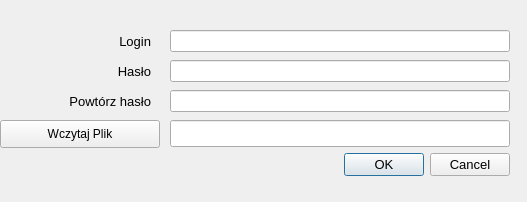
<?xml version="1.0" encoding="UTF-8"?>
<ui version="4.0">
 <class>Rejestracja</class>
 <widget class="QDialog" name="Rejestracja">
  <property name="geometry">
   <rect>
    <x>0</x>
    <y>0</y>
    <width>527</width>
    <height>202</height>
   </rect>
  </property>
  <property name="windowTitle">
   <string>Dialog</string>
  </property>
  <widget class="QLineEdit" name="powtorz_haslo">
   <property name="geometry">
    <rect>
     <x>170</x>
     <y>90</y>
     <width>340</width>
     <height>22</height>
    </rect>
   </property>
   <property name="inputMethodHints">
    <set>Qt::ImhHiddenText</set>
   </property>
  </widget>
  <widget class="QLineEdit" name="haslo">
   <property name="geometry">
    <rect>
     <x>170</x>
     <y>60</y>
     <width>340</width>
     <height>22</height>
    </rect>
   </property>
   <property name="inputMethodHints">
    <set>Qt::ImhHiddenText</set>
   </property>
  </widget>
  <widget class="QLabel" name="label_5">
   <property name="geometry">
    <rect>
     <x>40</x>
     <y>90</y>
     <width>111</width>
     <height>22</height>
    </rect>
   </property>
   <property name="font">
    <font>
     <pointsize>10</pointsize>
    </font>
   </property>
   <property name="text">
    <string>Powtórz hasło</string>
   </property>
   <property name="alignment">
    <set>Qt::AlignRight|Qt::AlignTrailing|Qt::AlignVCenter</set>
   </property>
  </widget>
  <widget class="QLabel" name="label">
   <property name="geometry">
    <rect>
     <x>110</x>
     <y>30</y>
     <width>41</width>
     <height>22</height>
    </rect>
   </property>
   <property name="font">
    <font>
     <pointsize>10</pointsize>
    </font>
   </property>
   <property name="text">
    <string>Login</string>
   </property>
   <property name="alignment">
    <set>Qt::AlignRight|Qt::AlignTrailing|Qt::AlignVCenter</set>
   </property>
  </widget>
  <widget class="QDialogButtonBox" name="buttonBox">
   <property name="geometry">
    <rect>
     <x>170</x>
     <y>150</y>
     <width>340</width>
     <height>30</height>
    </rect>
   </property>
   <property name="sizePolicy">
    <sizepolicy hsizetype="Expanding" vsizetype="Fixed">
     <horstretch>0</horstretch>
     <verstretch>1</verstretch>
    </sizepolicy>
   </property>
   <property name="font">
    <font>
     <pointsize>10</pointsize>
    </font>
   </property>
   <property name="orientation">
    <enum>Qt::Horizontal</enum>
   </property>
   <property name="standardButtons">
    <set>QDialogButtonBox::Cancel|QDialogButtonBox::Ok</set>
   </property>
  </widget>
  <widget class="QLineEdit" name="Login">
   <property name="geometry">
    <rect>
     <x>170</x>
     <y>30</y>
     <width>340</width>
     <height>22</height>
    </rect>
   </property>
  </widget>
  <widget class="QLabel" name="label_3">
   <property name="geometry">
    <rect>
     <x>100</x>
     <y>60</y>
     <width>51</width>
     <height>22</height>
    </rect>
   </property>
   <property name="font">
    <font>
     <pointsize>10</pointsize>
    </font>
   </property>
   <property name="text">
    <string>Hasło</string>
   </property>
   <property name="alignment">
    <set>Qt::AlignRight|Qt::AlignTrailing|Qt::AlignVCenter</set>
   </property>
  </widget>
  <widget class="QLineEdit" name="file_path">
   <property name="enabled">
    <bool>true</bool>
   </property>
   <property name="geometry">
    <rect>
     <x>170</x>
     <y>120</y>
     <width>340</width>
     <height>27</height>
    </rect>
   </property>
   <property name="font">
    <font>
     <pointsize>10</pointsize>
    </font>
   </property>
   <property name="readOnly">
    <bool>true</bool>
   </property>
   <property name="clearButtonEnabled">
    <bool>false</bool>
   </property>
  </widget>
  <widget class="QPushButton" name="pushButton">
   <property name="geometry">
    <rect>
     <x>0</x>
     <y>120</y>
     <width>160</width>
     <height>28</height>
    </rect>
   </property>
   <property name="text">
    <string>Wczytaj Plik</string>
   </property>
  </widget>
 </widget>
 <resources/>
 <connections/>
</ui>
